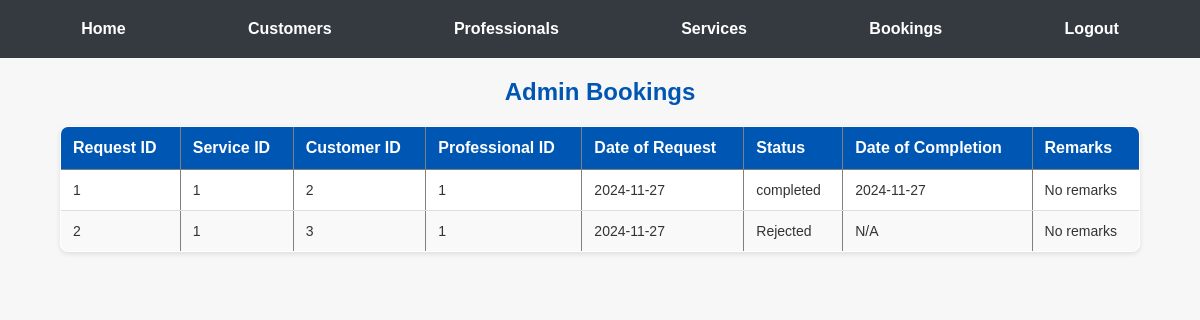
Screenshot of /admin_bookings (signed in) with the database file from the repository.
### models.py (models this page shows)
class service_requests(db.Model):
    __tablename__ = 'service_requests'
    id = db.Column(db.Integer, primary_key = True, autoincrement = True)
    service_id = db.Column(db.Integer, db.ForeignKey('services.id'), nullable = False, autoincrement = True)
    customer_id = db.Column(db.Integer, db.ForeignKey('user.id'), nullable = False, autoincrement = True)
    professional_id  = db.Column(db.Integer, db.ForeignKey('service_professionals.id'), nullable = True, autoincrement = True)
    date_of_request = db.Column(db.Date, default = date.today())
    date_of_completion = db.Column (db.Date, nullable=True)
    service_status = db.Column(db.String, nullable = False, default='pending')
    remarks = db.Column(db.String, nullable = True)
    service = db.relationship('services', backref='service_requests')
    customer = db.relationship('User', backref='service_requests')
    professional = db.relationship('service_professionals', backref='requests')

### app.py (the view)
@app.route('/admin_bookings', methods=['GET'])
def admin_bookings():
    if not session.get('user_id') or session.get('role') != 'admin':
        return redirect('/admin_login')
    service_requests_list = service_requests.query.all()
    return render_template('admin_bookings.html', service_requests=service_requests_list)

### templates/admin_bookings.html (shortened to what this page needs)
<!DOCTYPE html>
<html lang="en">
<head>
    <link rel="stylesheet" href="/static/bookings.css">
</head>
<body>
    <nav>
        <a href="/admin_dashboard">Home</a>
        <a href="/manage_customers">Customers</a>
        <a href="/manage_professionals">Professionals</a>
        <a href="/manage_services">Services</a>
        <a href="/admin_bookings">Bookings</a>
        <a href="/logout">Logout</a>
    </nav>
    <h2>Admin Bookings</h2>
    {% if service_requests %}
        <table border="1">
            <thead>
                <tr>
                    <th>Request ID</th>
                    <th>Service ID</th>
                    <th>Customer ID</th>
                    <th>Professional ID</th>
                    <th>Date of Request</th>
                    <th>Status</th>
                    <th>Date of Completion</th>
                    <th>Remarks</th>
                </tr>
            </thead>
            <tbody>
                {% for request in service_requests %}
                    <tr>
                        <td>{{ request.id }}</td>
                        <td>{{ request.service_id }}</td>
                        <td>{{ request.customer_id }}</td>
                        <td>{{ request.professional_id }}</td>
                        <td>{{ request.date_of_request }}</td>
                        <td>{{ request.service_status }}</td>
                        <td>{{ request.date_of_completion if request.date_of_completion else 'N/A' }}</td>
                        <td>{{ request.remarks if request.remarks else 'No remarks' }}</td>
                    </tr>
                {% endfor %}
            </tbody>
        </table>
    {% else %}
        <p>No bookings available at the moment.</p>
    {% endif %}
</body>
</html>

### static/bookings.css (style rules this page uses)
body { margin: 0; font-family: Arial, sans-serif; background-color: #f7f7f7; color: #333; }
nav { background-color: #343a40; padding: 10px 20px; display: flex; justify-content: space-around; align-items: center; }
nav a { color: white; text-decoration: none; font-weight: bold; padding: 10px 15px; border-radius: 5px; transition: background-color 0.3s ease; }
h2 { text-align: center; margin: 20px 0; color: #0056b3; }
table { width: 90%; margin: 0 auto; border-collapse: collapse; background-color: white; border-radius: 8px; overflow: hidden; box-shadow: 0 2px 5px rgba(0, 0, 0, 0.1); }
thead { background-color: #0056b3; color: white; text-align: left; }
thead th { padding: 12px; font-size: 16px; }
tbody tr { border-bottom: 1px solid #ddd; }
tbody tr:nth-child(even) { background-color: #f9f9f9; }
td { padding: 12px; font-size: 14px; text-align: left; }

### rows the page displays
service_requests: id "1", service_id "1", customer_id "2", professional_id "1", date_of_request "2024-11-27", service_status "completed", date_of_completion "2024-11-27", remarks "No remarks"
service_requests: id "2", service_id "1", customer_id "3", professional_id "1", date_of_request "2024-11-27", service_status "Rejected", date_of_completion "N/A", remarks "No remarks"
